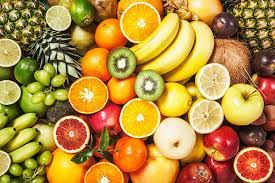
#> input picture images/fruit.jpg, 275 x 183 px
$ jupyter execute idk.ipynb
#> lines starting #> are read from the running program, lines starting #| are printed output that depends on the picture
[cell 1]
import numpy as np
import matplotlib.pyplot as plt
from scipy import signal
import cv2

[cell 2]
img = cv2.imread('../images/fruit.jpg')
#> img is the input picture: shape (183, 275, 3); mean B, G, R 64.5, 138.8, 179.9
# img = cv2.resize(img, (350, 256))
img = cv2.cvtColor(img, cv2.COLOR_BGR2GRAY)
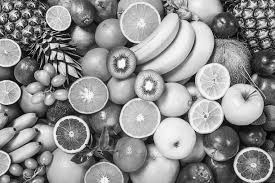
#> img: shape (183, 275); min 0, max 254, mean 142.6

plt.imshow(img, cmap='gray')
plt.show()

[cell 3]
filter1 = np.array([[0, -1, 0], [-1, 4, -1], [0, -1, 0]])
img1 = signal.convolve2d(img, filter1)
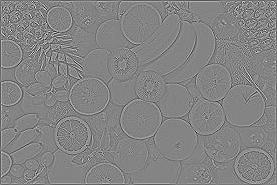
#> img1: shape (185, 277) int64; min -616, max 576, mean 0; drawn with min black and max white

filter2 = np.array([[0, 0, 1, 0, 0], [0, 0, 0, 0, 0], [0, 0, 1, 0, 0], [0, 0, 0, 0, 0], [0, 0, 1, 0, 0]])
img2 = signal.convolve2d(img1, filter2, mode='valid')
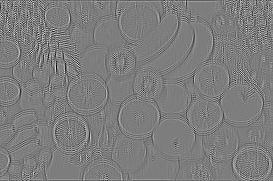
#> img2: shape (181, 273) int64; min -919, max 948, mean 0.1; drawn with min black and max white

filter3 = np.array([[0, 0, 1, 0, 0], [0, 0, 0, 0, 0], [0, 0, 1, 0, 0], [0, 0, 0, 0, 0], [0, 0, 1, 0, 0]])
img3 = signal.convolve2d(img2, filter3, mode='valid')
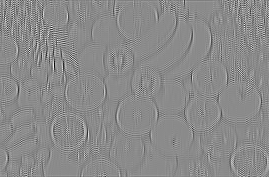
#> img3: shape (177, 269) int64; min -2557, max 2141, mean 0.1; drawn with min black and max white

filter4 = np.array([[0, 0, 1, 0, 0], [0, 0, 0, 0, 0], [0, 0, 1, 0, 0], [0, 0, 0, 0, 0], [0, 0, 1, 0, 0]])
img4 = signal.convolve2d(img3, filter4, mode='valid')
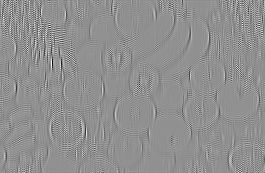
#> img4: shape (173, 265) int64; min -7264, max 5563, mean -0.6; drawn with min black and max white

plt.imshow(img4, cmap='gray')
plt.show()

[cell 4]
filter1 = np.array([[0, -1, 0], [-1, 4, -1], [0, -1, 0]])
img1 = signal.convolve2d(img, filter1)

filter2 = np.array([[0, 0, 0, 0, 0], [0, 0, 0, 0, 0], [1, 0, 1, 0, 1], [0, 0, 0, 0, 0], [0, 0, 0, 0, 0]])
img2 = signal.convolve2d(img1, filter2, mode='valid')
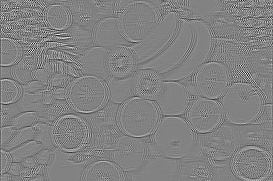
#> img2: shape (181, 273) int64; min -960, max 922, mean 0.2; drawn with min black and max white

filter3 = np.array([[0, 0, 0, 0, 0], [0, 0, 0, 0, 0], [1, 0, 1, 0, 1], [0, 0, 0, 0, 0], [0, 0, 0, 0, 0]])
img3 = signal.convolve2d(img2, filter3, mode='valid')
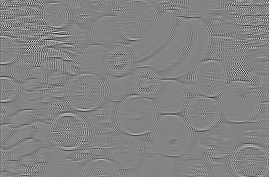
#> img3: shape (177, 269) int64; min -2526, max 2370, mean 0; drawn with min black and max white

filter4 = np.array([[0, 0, 0, 0, 0], [0, 0, 0, 0, 0], [1, 0, 1, 0, 1], [0, 0, 0, 0, 0], [0, 0, 0, 0, 0]])
img4 = signal.convolve2d(img3, filter4, mode='valid')
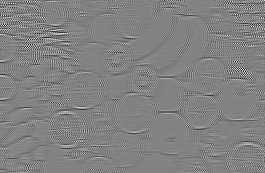
#> img4: shape (173, 265) int64; min -6586, max 6361, mean -0.3; drawn with min black and max white

plt.imshow(img4, cmap='gray')
plt.show()
